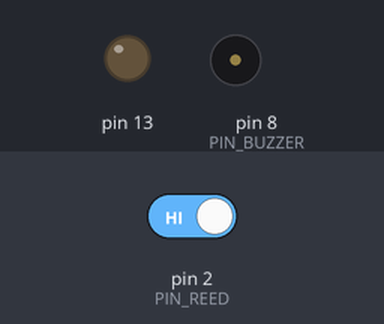
The sketch below on a simulated Arduino Uno, built with avr-gcc and run on an emulated ATmega328P. On the bench: output pins drawn as LEDs (lit = HIGH), buzzer (waves = sounding). Inputs (shaded band) come from the test bench; at power-on: pin 2 (PIN_REED) HIGH. What the sketch prints to the serial monitor is not drawn.

Above: at 1.4 s.
1.5 s: pin 2 (PIN_REED) driven LOW
At 2.7 s:
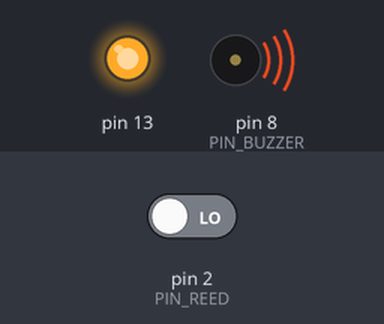
3.0 s: pin 2 (PIN_REED) driven HIGH
At 4.4 s:
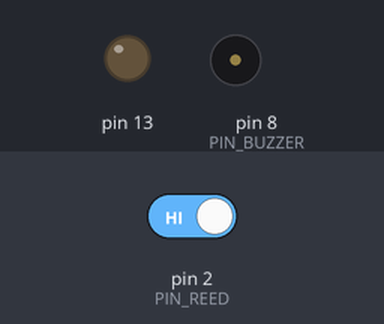
Timing chart, 0 to 6.0 s (numbered marks = the images above; inputs shaded):
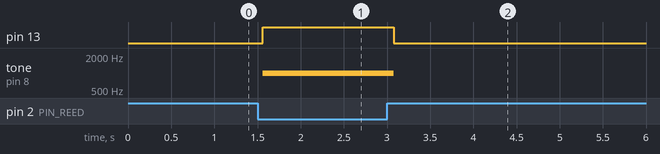

Measured:
- after the input at 1.5 s, pin 13: LOW → HIGH after 0.06 s; tone on pin 8 (PIN_BUZZER): silent → 1000 Hz after 0.06 s
- after the input at 3.0 s, pin 13: HIGH → LOW after 0.08 s; tone on pin 8 (PIN_BUZZER): 1000 Hz → silent after 0.08 s

The sketch:

15.ino
```cpp
const int PIN_REED   = 2;
const int PIN_BUZZER = 8;

void setup() {
  pinMode(PIN_REED, INPUT_PULLUP);
  pinMode(13, OUTPUT);
  pinMode(PIN_BUZZER, OUTPUT);
  Serial.begin(9600);
}

void loop() {
  if (digitalRead(PIN_REED) == HIGH) {      // สลับจาก LOW เป็น HIGH
    Serial.println("ประตูปิด (แม่เหล็กอยู่ใกล้)");
    digitalWrite(13, LOW);
    noTone(PIN_BUZZER);
  } else {
    Serial.println("!! ประตูถูกเปิด !!");
    digitalWrite(13, HIGH);
    tone(PIN_BUZZER, 1000);
  }
  delay(300);
}
```
